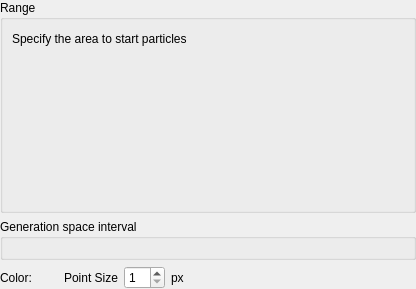
<?xml version="1.0" encoding="UTF-8"?>
<ui version="4.0">
 <class>Post2dWindowNodeVectorParticleGroupStructuredDataItem_SettingEditWidget_StartPositionEditWidget</class>
 <widget class="QWidget" name="Post2dWindowNodeVectorParticleGroupStructuredDataItem_SettingEditWidget_StartPositionEditWidget">
  <property name="geometry">
   <rect>
    <x>0</x>
    <y>0</y>
    <width>416</width>
    <height>289</height>
   </rect>
  </property>
  <property name="windowTitle">
   <string>Form</string>
  </property>
  <layout class="QVBoxLayout" name="verticalLayout_3">
   <property name="leftMargin">
    <number>0</number>
   </property>
   <property name="topMargin">
    <number>0</number>
   </property>
   <property name="rightMargin">
    <number>0</number>
   </property>
   <property name="bottomMargin">
    <number>0</number>
   </property>
   <item>
    <widget class="QGroupBox" name="rangeGroupBox">
     <property name="title">
      <string>Range</string>
     </property>
     <layout class="QVBoxLayout" name="verticalLayout_2" stretch="0,1">
      <item>
       <layout class="QHBoxLayout" name="horizontalLayout">
        <item>
         <widget class="QLabel" name="positionDescLabel">
          <property name="text">
           <string>Specify the area to start particles</string>
          </property>
         </widget>
        </item>
        <item>
         <widget class="TooltipLabel" name="areaHelpLabel">
          <property name="toolTip">
           <string>Specify the area to start particles, by grid indices range (I, J).</string>
          </property>
          <property name="text">
           <string/>
          </property>
          <property name="pixmap">
           <pixmap resource="../../../../guibase/guibase.qrc">:/libs/guibase/images/iconQuestion.svg</pixmap>
          </property>
         </widget>
        </item>
        <item>
         <spacer name="horizontalSpacer">
          <property name="orientation">
           <enum>Qt::Horizontal</enum>
          </property>
          <property name="sizeHint" stdset="0">
           <size>
            <width>40</width>
            <height>20</height>
           </size>
          </property>
         </spacer>
        </item>
       </layout>
      </item>
      <item>
       <widget class="RegionRange2dSettingEditWidget" name="rangeWidget" native="true"/>
      </item>
     </layout>
    </widget>
   </item>
   <item>
    <widget class="QGroupBox" name="generationSpaceIntervalgroupBox">
     <property name="title">
      <string>Generation space interval</string>
     </property>
     <layout class="QVBoxLayout" name="verticalLayout">
      <item>
       <widget class="StructuredGridSkipOrSubdivideSettingEditWidget" name="skipWidget" native="true"/>
      </item>
     </layout>
    </widget>
   </item>
   <item>
    <layout class="QHBoxLayout" name="horizontalLayout_2">
     <item>
      <widget class="QLabel" name="colorLabel_2">
       <property name="text">
        <string>Color:</string>
       </property>
      </widget>
     </item>
     <item>
      <widget class="ColorEditWidget" name="colorWidget"/>
     </item>
     <item>
      <spacer name="horizontalSpacer_5">
       <property name="orientation">
        <enum>Qt::Horizontal</enum>
       </property>
       <property name="sizeType">
        <enum>QSizePolicy::Fixed</enum>
       </property>
       <property name="sizeHint" stdset="0">
        <size>
         <width>13</width>
         <height>20</height>
        </size>
       </property>
      </spacer>
     </item>
     <item>
      <widget class="QLabel" name="pointSizeLabel">
       <property name="text">
        <string>Point Size</string>
       </property>
      </widget>
     </item>
     <item>
      <widget class="QSpinBox" name="pointSizeSpinBox">
       <property name="minimum">
        <number>1</number>
       </property>
       <property name="maximum">
        <number>20</number>
       </property>
      </widget>
     </item>
     <item>
      <widget class="QLabel" name="pointSizeUnitLabel">
       <property name="text">
        <string>px</string>
       </property>
      </widget>
     </item>
     <item>
      <spacer name="horizontalSpacer_2">
       <property name="orientation">
        <enum>Qt::Horizontal</enum>
       </property>
       <property name="sizeHint" stdset="0">
        <size>
         <width>40</width>
         <height>20</height>
        </size>
       </property>
      </spacer>
     </item>
    </layout>
   </item>
  </layout>
 </widget>
 <customwidgets>
  <customwidget>
   <class>RegionRange2dSettingEditWidget</class>
   <extends>QWidget</extends>
   <header>guicore/region/regionrange2dsettingeditwidget.h</header>
   <container>1</container>
  </customwidget>
  <customwidget>
   <class>TooltipLabel</class>
   <extends>QLabel</extends>
   <header>guibase/tooltiplabel.h</header>
  </customwidget>
  <customwidget>
   <class>ColorEditWidget</class>
   <extends>QLabel</extends>
   <header>guibase/widget/coloreditwidget.h</header>
   <container>1</container>
  </customwidget>
  <customwidget>
   <class>StructuredGridSkipOrSubdivideSettingEditWidget</class>
   <extends>QWidget</extends>
   <header>guicore/filter/structuredgridskiporsubdividesettingeditwidget.h</header>
   <container>1</container>
  </customwidget>
 </customwidgets>
 <resources>
  <include location="../../../../guibase/guibase.qrc"/>
 </resources>
 <connections/>
</ui>
